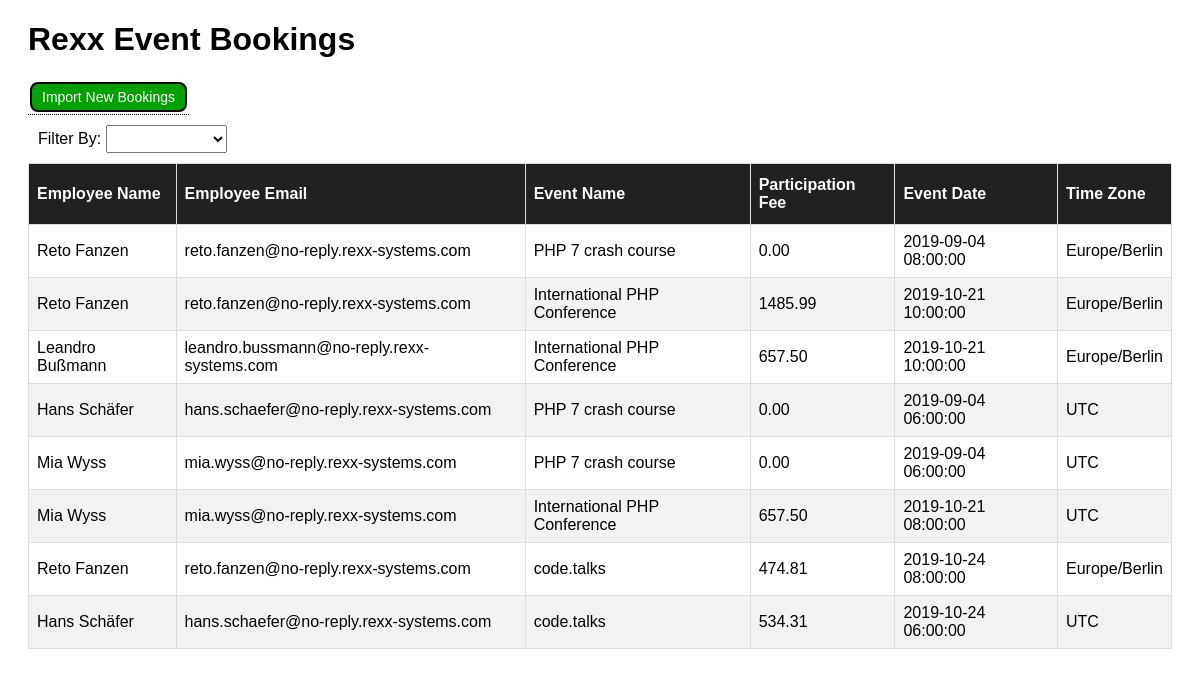
The page / on the database its author committed.
### tables this page shows
CREATE TABLE `emp_bookings` (
  `id` bigint(20) NOT NULL,
  `employee_name` varchar(255) NOT NULL,
  `employee_mail` varchar(255) NOT NULL,
  `event_id` bigint(20) NOT NULL,
  `event_name` varchar(255) NOT NULL,
  `participation_fee` decimal(10,2) NOT NULL,
  `event_date` datetime NOT NULL,
  `participation_id` bigint(20) NOT NULL,
  `version` varchar(20) NOT NULL COMMENT 'version column helps us to determine the right timezone. The external system changed the timezone of the event date. Prior to version 1.0.17+60 it was Europe/Berlin. Afterwards it is UTC.'
);

### src/models/base_model.php (called while the page is built, shortened)
<?php
    require_once("../configs/database.php");
    class BaseModel{
        function __construct() {
            $database = new Database();
            $this->conn  = $database->db_connect();
        }
    }
?>

### src/configs/database.php (called while the page is built, shortened)
<?php
class Database{
   function db_connect(){
     $this->_db_connect = mysqli_connect(self::DB_HOSTNAME,self::DB_USERNAME,self::DB_PASSWORD,self::DB_NAME) or die("Couldn't connect");
     return $this->_db_connect;
   }
}
?>

### src/controllers/bookings.controller.php (called while the page is built, shortened)
<?php
    require "../models/bookings.models.php";
    class BookingsController{
        public $bookings;
        function __construct() {
            $this->bookings  = new Bookings();
        }
        public function fetchBookings(){
            $filter=null;
            $bookings = $this->bookings->fetch($filter);
            return $bookings;
        }
    }

### src/models/bookings.models.php (called while the page is built, shortened)
<?php
require("./base_model.php");
class Bookings extends BaseModel
{
    public function fetch($filter = null)
    {
        try {
            if ($filter) {
                $query = $filter["key"] == "event_date" ? "SELECT * FROM emp_bookings where DATE('event_date')='{$filter["value"]}'" : "SELECT * FROM emp_bookings WHERE {$filter["key"]} like '%{$filter["value"]}%'";
            } else {
                $query = "SELECT * FROM emp_bookings";
            }
            $result = mysqli_query($this->conn, $query);
            $bookings = [];
            if ($result)
                while ($row = mysqli_fetch_array($result)) {
                    $bookings[] = $row;
                }
            return $bookings;
        } catch (Exception $e) {
            echo $e->getMessage();
        }
    }
}

### src/utils/version_compare.php (called while the page is built)
<?php
class VersionCompare{
    private $test_version;
    function __construct($test_version="1.0.17+60") {
        $this->test_version = $test_version;
    }
    function getTimeZone($booking_version){
        return $this->versionCompare($booking_version)=="low"?"Europe/Berlin":"UTC";
    }
    function versionCompare($versionToCompare){
        return version_compare($versionToCompare,$this->test_version,"lt")?"low":"high";
    }
}
?>

### src/views/partials/bookings_table.php (the view, shortened to what this page needs)
<?php
include("../booking_system/src/controllers/bookings.controller.php");
include("../booking_system/src/utils/version_compare.php");
$bookingsController = new BookingsController();
$ver_comp = new VersionCompare();
$bookings = isset($_GET["activity"])&&isset($_POST["dataToImport"])&&$_GET["activity"]=="import"&&$_POST["dataToImport"] ? $bookingsController->syncBookings($_POST["dataToImport"]) : $bookingsController->fetchBookings();
$bookings_count = $bookings ? count($bookings) : 0;
?>
<div>
    <div style="padding-left: 20px;padding-right: 20px;">
        <h1>Rexx Event Bookings</h1>
        <div class="tooltip">
            <button id="importBtn" class="button import-button">Import New Bookings</button>
        </div>
        <div id="filterComp">
            <form action="./" method="GET">
                <label>Filter By:</label>
                <select name="filterBy" required id="filterOptions" style="height: 28px;">
                    <option value=""></option>
                    <option value="employee_name">Employee Name</option>
                </select>
            </form>
        </div>
        <table id="bookings">
            <thead>
                <tr>
                    <th>Employee Name</th>
                    <th>Employee Email</th>
                    <th>Event Name</th>
                    <th>Participation Fee</th>
                    <th>Event Date</th>
                    <th>Time Zone</th>
                </tr>
            </thead>
            <tbody>
            <?php if ($bookings_count == 0) { ?>
                    <tr>
                        <td></td>
                        <td></td>
                        <td>No</td>
                        <td>Data</td>
                        <td></td>
                    </tr>
                <?php } else { ?>
                    <?php foreach ($bookings as $booking) { ?>
                        <tr>
                            <td><?= $booking["employee_name"] ?></td>
                            <td><?= $booking["employee_mail"] ?></td>
                            <td><?= $booking["event_name"] ?></td>
                            <td><?= $booking["participation_fee"] ?></td>
                            <td><?= $booking["event_date"] ?></td>
                            <td><?= $booking["version"] ? $ver_comp->getTimeZone($booking["version"]) : "" ?></td>
                        </tr>
                <?php }
                } ?>
            </tbody>
        </table>
    </div>
</div>

### index.php (shortened to what this page needs)
<!DOCTYPE html>
<html lang="en">
<head>
    <link href="./public/css/styles.css" rel="stylesheet" />
    <link href="./public/css/modal.css" rel="stylesheet" />
</head>
<body>
  <?php include("./src/views/partials/bookings_table.php"); ?>
</body>
</html>

### public/css/styles.css (style rules this page uses)
body { font-family: Arial, Helvetica, sans-serif; }
#bookings { font-family: Arial, Helvetica, sans-serif; border-collapse: collapse; width: 100%; }
#bookings td, #bookings th { border: 1px solid #ddd; padding: 8px; }
#bookings tr:nth-child(even) { background-color: #f2f2f2; }
#bookings th { padding-top: 12px; padding-bottom: 12px; text-align: left; background-color: #212121; color: white; }
.button { border: none; color: black; background: white; padding: 5px 10px; text-align: center; text-decoration: none; display: inline-block; font-size: 14px; margin: 2px 2px; cursor: pointer; border-radius: 8px; color:white; }
#filterComp { margin: 10px; }
.import-button { border: 2px solid black; background-color:rgb(2, 160, 2); }
.tooltip { position: relative; display: inline-block; border-bottom: 1px dotted black; }

### rows shown on the page
emp_bookings: employee_name "Reto Fanzen", employee_mail "reto.fanzen@no-reply.rexx-systems.com", event_name "PHP 7 crash course", participation_fee "0.00", event_date "2019-09-04 08:00:00", version "Europe/Berlin"
emp_bookings: employee_name "Reto Fanzen", employee_mail "reto.fanzen@no-reply.rexx-systems.com", event_name "International PHP Conference", participation_fee "1485.99", event_date "2019-10-21 10:00:00", version "Europe/Berlin"
emp_bookings: employee_name "Leandro Bußmann", employee_mail "leandro.bussmann@no-reply.rexx-systems.com", event_name "International PHP Conference", participation_fee "657.50", event_date "2019-10-21 10:00:00", version "Europe/Berlin"
emp_bookings: employee_name "Hans Schäfer", employee_mail "hans.schaefer@no-reply.rexx-systems.com", event_name "PHP 7 crash course", participation_fee "0.00", event_date "2019-09-04 06:00:00", version "UTC"
emp_bookings: employee_name "Mia Wyss", employee_mail "mia.wyss@no-reply.rexx-systems.com", event_name "PHP 7 crash course", participation_fee "0.00", event_date "2019-09-04 06:00:00", version "UTC"
emp_bookings: employee_name "Mia Wyss", employee_mail "mia.wyss@no-reply.rexx-systems.com", event_name "International PHP Conference", participation_fee "657.50", event_date "2019-10-21 08:00:00", version "UTC"
emp_bookings: employee_name "Reto Fanzen", employee_mail "reto.fanzen@no-reply.rexx-systems.com", event_name "code.talks", participation_fee "474.81", event_date "2019-10-24 08:00:00", version "Europe/Berlin"
emp_bookings: employee_name "Hans Schäfer", employee_mail "hans.schaefer@no-reply.rexx-systems.com", event_name "code.talks", participation_fee "534.31", event_date "2019-10-24 06:00:00", version "UTC"
